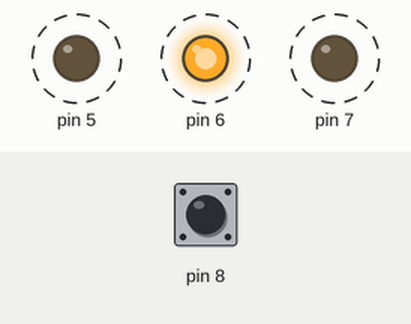
Recording of a sketch running on a simulated Arduino Uno, built with avr-gcc and run on an emulated ATmega328P. Parts: output pins drawn as LEDs (lit = HIGH). Dashed ring = blinking. The test bench sets the inputs (shaded band); at power-on: pin 8 HIGH.

Above: at 3.8 s.
3.9 s: pin 8 pulled LOW for 1.8 s
At 4.4 s:
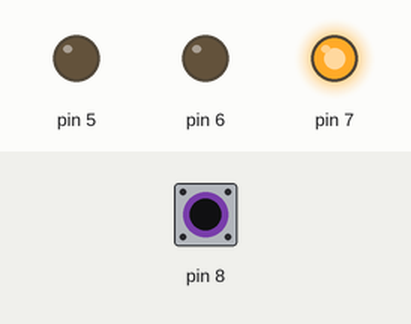
At 6.1 s:
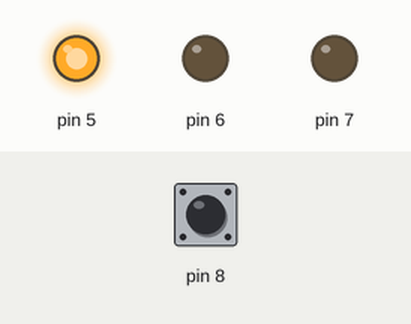
Timing chart, 0 to 16.7 s (numbered marks = the images above; inputs shaded):
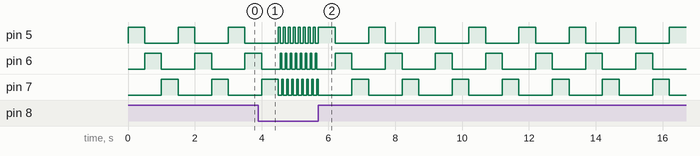

The sketch:

BOTAO.ino
```cpp
void setup() {
  //definindo os pinos digitais como pinos de saída.
  pinMode(5,OUTPUT);
  pinMode(6,OUTPUT);
  pinMode(7,OUTPUT);
  pinMode(8,INPUT_PULLUP);
}

//o método loop é executado repetidamente enquanto o
//arduino estiver ligado.
void loop() {
  int botao = digitalRead(8);
  if(botao == HIGH){
  digitalWrite(5,HIGH);  //acende o led vermelho
  delay(500);          //espera 4 segundos
  digitalWrite(5,LOW); //apaga o led vermelho
  digitalWrite(6,HIGH); //acende o led verde
  delay(500);          //espera 2 segundos
  digitalWrite(6,LOW); //apaga o led verde
  digitalWrite(7,HIGH); //acende o led amarelo
  delay(500);          //espera 1 segundo
  digitalWrite(7,LOW); //apaga o led amarelo
  }
  else{
  digitalWrite(5,HIGH);  //acende o led vermelho
  delay(50);          //espera 4 segundos
  digitalWrite(5,LOW); //apaga o led vermelho
  digitalWrite(6,HIGH); //acende o led verde
  delay(50);          //espera 2 segundos
  digitalWrite(6,LOW); //apaga o led verde
  digitalWrite(7,HIGH); //acende o led amarelo
  delay(50);          //espera 1 segundo
  digitalWrite(7,LOW); //apaga o led amarelo
    }

}
```
